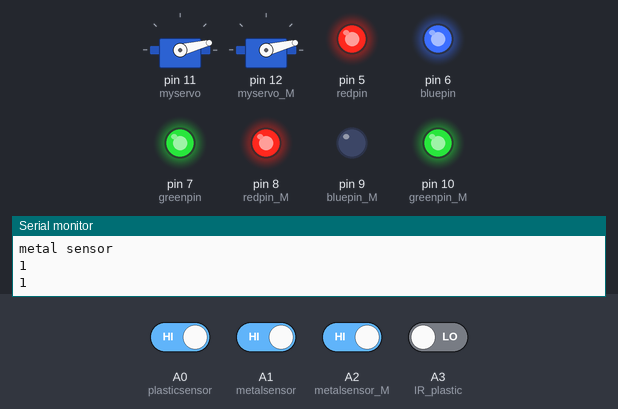
Recording of a sketch running on a simulated Arduino Uno, built with avr-gcc and run on an emulated ATmega328P. Shown: 2 × servo, output pins drawn as LEDs (lit = HIGH), the last lines printed to the serial monitor. Dashed ring = blinking. The test bench sets the inputs (shaded band); at power-on: A0 (plasticsensor), A1 (metalsensor), A2 (metalsensor_M) HIGH, A3 (IR_plastic) LOW.

Above: at 3.3 s.
3.4 s: A2 (metalsensor_M) driven LOW
At 5.4 s:
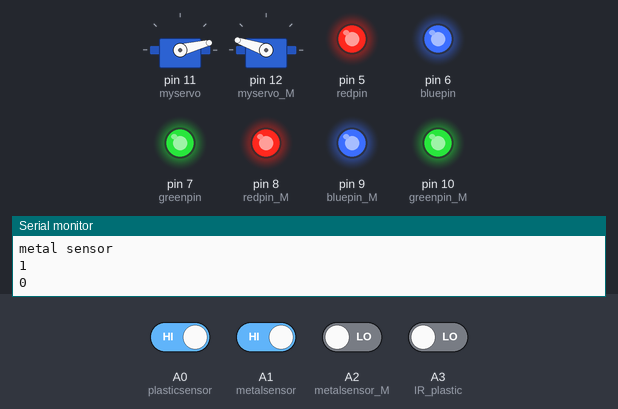
6.6 s: A2 (metalsensor_M) driven HIGH
At 7.1 s:
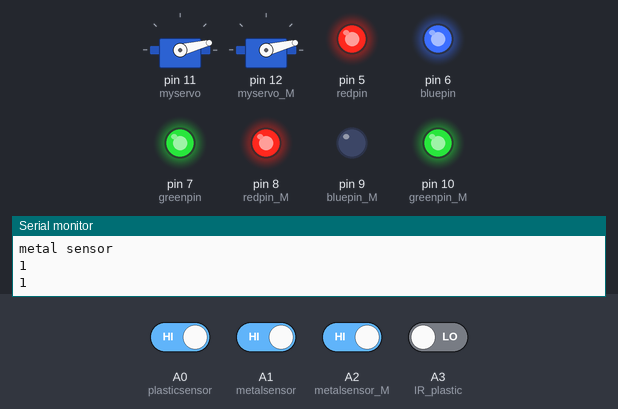
10.1 s: A0 (plasticsensor) driven LOW and A1 (metalsensor) driven LOW
At 12.3 s:
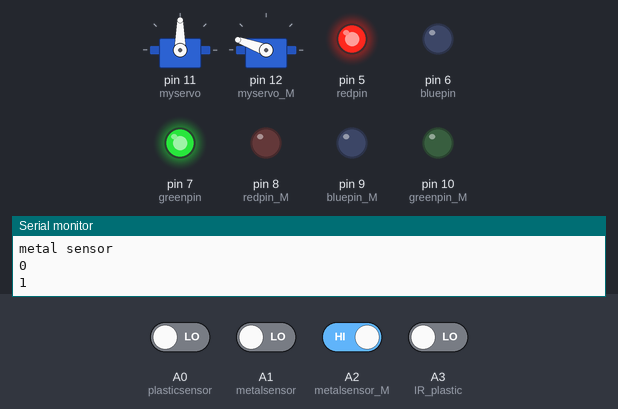
17.1 s: A3 (IR_plastic) driven HIGH
At 20.2 s:
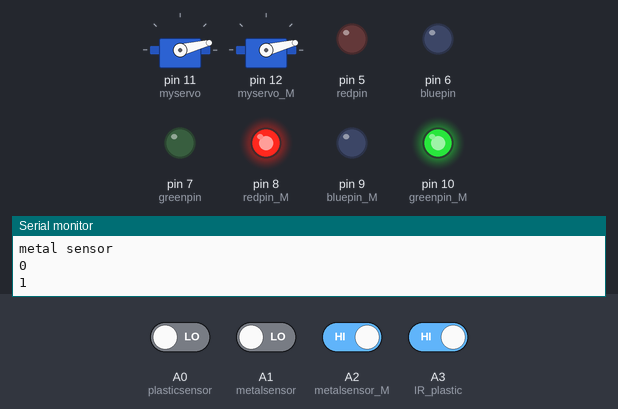
23.7 s: A3 (IR_plastic) driven LOW
27.2 s: A2 (metalsensor_M) driven LOW
At 31.2 s:
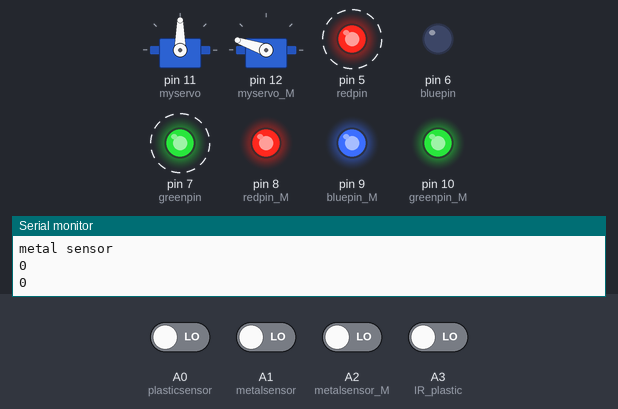
Timing chart, 0 to 34.0 s (numbered marks = the images above; inputs shaded):
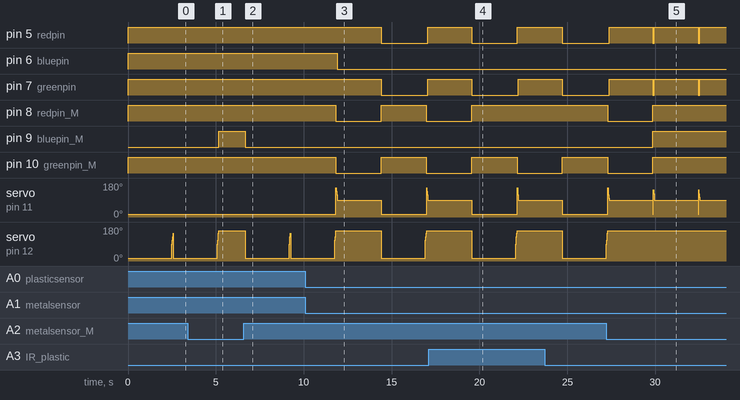

Measured:
- after the input at 3.4 s, pin 9 (bluepin_M): LOW → HIGH after 1.8 s
- after the input at 6.6 s, pin 9 (bluepin_M): HIGH → LOW after 0.07 s; servo on pin 12 (myservo_M): 161° → 14° after 0.07 s
- after the input at 10.1 s, pin 5 (redpin), pin 7 (greenpin): HIGH → LOW after 4.3 s, → HIGH 2.7 s later; pin 6 (bluepin): HIGH → LOW after 1.8 s; pin 8 (redpin_M), pin 10 (greenpin_M): HIGH → LOW after 1.7 s, → HIGH 2.6 s later, → LOW 2.6 s later; servo on pin 11 (myservo): ramps from 155° to 14° and jumps back, once every 5.2 s
- after the input at 17.1 s, pin 8 (redpin_M): goes on until 19.6 s, then stays HIGH
- after the input at 27.2 s, pin 8 (redpin_M), pin 10 (greenpin_M): goes on until 29.9 s, then stays HIGH; pin 9 (bluepin_M): LOW → HIGH after 2.7 s

The sketch:

project.ino
```cpp
// Practical Research 2

// include library
// servo motor library
#include <Servo.h>

// Plastic bin pin definitions
#define redpin 5
#define bluepin 6
#define greenpin 7
#define plasticsensor A0
#define metalsensor A1
#define IR_plastic A3

// Metal bin pin definitions
#define redpin_M 8
#define bluepin_M 9
#define greenpin_M 10
#define metalsensor_M A2
#define IR_metal A3

// Create servo object to control a servo on plastic bin
Servo myservo;
// create servo object to control a servo on metal bin
Servo myservo_M;


// deafult servo position of plastic bin
int pos = ""; // 165
// deafult servo position of metal bin
int pos_M = ""; //158


void setup() {
	// Attaches the plastic bin servo on pin 11 to the servo object
	myservo.attach(11);

	// Attaches the metal bin servo on pin 12 to the servo object
	myservo_M.attach(12);

	// RGB LED on plastic bin
	pinMode(redpin,OUTPUT);
	pinMode(bluepin,OUTPUT);
	pinMode(greenpin,OUTPUT);

	// RGB LED on metal bin
	pinMode(redpin_M,OUTPUT);
	pinMode(bluepin_M,OUTPUT);
	pinMode(greenpin_M,OUTPUT);

	// Create sensor values in pull up condition
	pinMode(plasticsensor,INPUT_PULLUP);
	pinMode(metalsensor,INPUT_PULLUP);
	pinMode(metalsensor_M,INPUT_PULLUP);

	// Activate IR sensor
	pinMode(IR_plastic,INPUT);
	pinMode(IR_metal,INPUT);

	// Start serial monitor
	Serial.begin(9600);

	//Set RGB LED on deafult vaues (white)
	analogWrite(redpin,255);
	analogWrite(bluepin,255);
	analogWrite(greenpin,255);
	analogWrite(redpin_M,255);
	analogWrite(bluepin_M,255);
	analogWrite(greenpin_M,255);
}


void loop() {
	int sensor_read_plastic = digitalRead(plasticsensor);
	int sensor_read_metal = digitalRead(metalsensor);
	int sensor_read_metaletal2 = digitalRead(metalsensor_M);
	int sensor_read_IR_plastic = digitalRead(IR_plastic);
	int sensor_read_IR_metal = digitalRead(IR_metal);
	Serial.println("plastic sensor");
	Serial.println(sensor_read_plastic);
	Serial.println("metal sensor");
	Serial.println(sensor_read_metal);
	Serial.println(sensor_read_metaletal2);

	// Check if the trash bin is full
	// Plastic bin
	if(sensor_read_IR_plastic == 1) {
		analogWrite(redpin,255);
		analogWrite(bluepin,0);
		analogWrite(greenpin,0);
	}

	// Metal bin
	if(sensor_read_IR_metal == 1){
		analogWrite(redpin_M,255);
		analogWrite(bluepin_M,0);
		analogWrite(greenpin_M,0);
	}

	// plastic bin
	// might be wrong condition
	if((sensor_read_plastic == 0) && (sensor_read_metal != 1)){
		// (160° to 0°)
		// tweak the ranging pos
		for (pos = 160; pos >= 90; pos -= 1) {
			// in steps of 1 degree
			// tell servo to go to position in variable 'pos'
			myservo.write(pos);
			// waits 1ms for the servo to reach the position
			delay(1);
		}
		analogWrite(redpin,255);
		analogWrite(bluepin,0);
		analogWrite(greenpin,255);
		delay(2500);
		// (90° to 160°) unsure
		// tweak the ranging pos
		for (pos = ""; pos <= ""; pos += 1) {
			// tell servo to go to position in variable 'pos'
			myservo.write(pos);
			// waits 1ms for the servo to reach the position
			delay(1);
		}
		analogWrite(redpin,0);
		analogWrite(bluepin,0);
		analogWrite(greenpin,0);
	}
	else {
		// keep the door close
		myservo.write(pos);

		analogWrite(redpin,255);
		analogWrite(bluepin,255);
		analogWrite(greenpin,255);

	}

	//metal bin
	if(sensor_read_metaletal2 == 1){
		// (160° to 90°)
		// tweak it
		for (pos_M = ""; pos_M >= ""; pos_M -= 1) {
			// in steps of 1 degree
			// tell servo to go to position in variable 'pos'
			myservo_M.write(pos_M);
			// waits 1ms for the servo to reach the position
			delay(1);
		}
		analogWrite(redpin_M,255);
		analogWrite(bluepin_M,0);
		analogWrite(greenpin_M,255);
		delay(2500);
		// 90° to 160°
		// tweak it
		for (pos_M = 90; pos_M <= 160; pos_M += 1) {
			// tell servo to go to position in variable 'pos'
			myservo_M.write(pos_M);
			// waits 1ms for the servo to reach the position
			delay(1);

		}
		analogWrite(redpin_M,0);
		analogWrite(bluepin_M,0);
		analogWrite(greenpin_M,0);
	}
	else {
		// keep the door close
		myservo_M.write(pos_M);

		analogWrite(redpin_M,255);
		analogWrite(bluepin_M,255);
		analogWrite(greenpin_M,255);
	}
}
```
